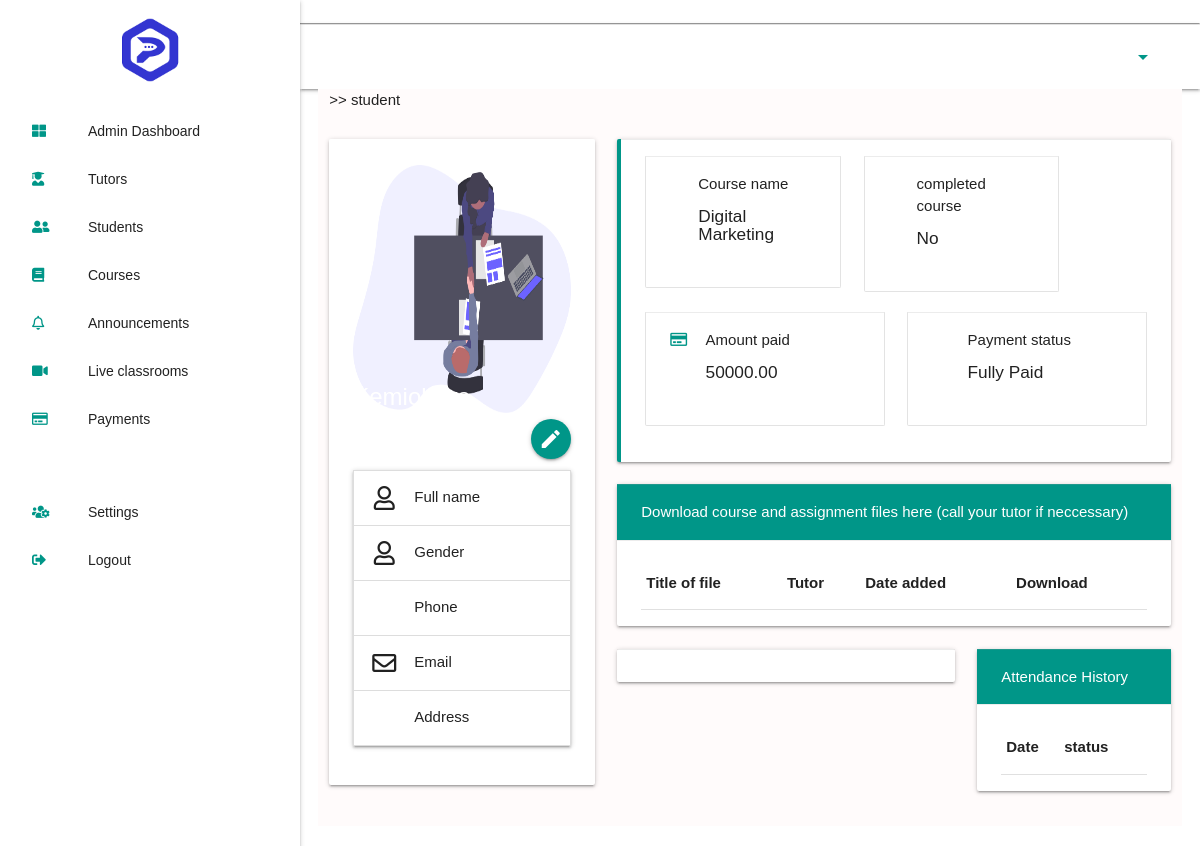
Screenshot of /student_detail/2/ with the database file from the repository.
### parachapp/models.py (models this page shows, shortened)
class Student(models.Model):
    user = models.OneToOneField(User, on_delete=models.CASCADE, primary_key=True)
    firstname = models.CharField(max_length=255)
    lastname = models.CharField(max_length=255)
    mobile_phone = models.BigIntegerField(blank=True, null=True, default='070')
    email = models.EmailField(max_length=255)
    address = models.CharField(max_length=255)
    bio = models.TextField(null = True, blank=True, default='write about yourself here (optional)')
    GENDER = (
        ('Male', 'Male'),
        ('Female', 'Female')
    )
    gender = models.CharField(max_length=7, choices=GENDER, default='Male')
    profile_pic = models.ImageField( upload_to = 'Profile_pics', null = True, blank = True)
    added_on = models.DateField(auto_now_add=True)
    updated_on = models.DateField(auto_now_add=True)
    '''
    validate = r"^[189][0-9]{7}$"
    phone_number = input()
    valid = re.search(validate, phone_number)
    if valid:
        print("Valid")
    else:
        print("Invalid")


    '''

class StudentAdvancedProfile(models.Model):
    studentinstance = models.ForeignKey(Student, on_delete=models.CASCADE)
    course = models.ForeignKey(Course, on_delete=models.CASCADE)
    session = models.ForeignKey(StudySession, on_delete=models.CASCADE)
    amountpaid = models.DecimalField(max_digits=8, decimal_places=2, default='0000000.00',null=True, blank=True)
    STATUS = (
        ('Fully Paid', 'Fully Paid'),
        ('Not Fully Paid', 'Not Fully Paid'),
        ('Not Paid','Not Paid'),
    )
    payment_status = models.CharField(max_length=16, choices=STATUS, default="Not Paid")
    completed_course = models.BooleanField(default=False, null=True, blank=True)
    date_paid = models.DateTimeField(auto_now_add=True)

class Course(models.Model):
    name = models.CharField(max_length=200, null=True, blank=True)
    price = models.DecimalField(max_digits=8, decimal_places=2, default='0000000.00', null=True, blank=True)
    added_on = models.DateField(auto_now_add=True)
    updated_on = models.DateField(auto_now_add=True)
    def __str__(self):
        return f'{self.name}'

### parachapp/student_views.py (the view)
# urls.py: path('student_detail/<str:pk>/', student_views.student_detail, name='student_details'),
def student_detail(request,pk):
    uploadfile = UploadFile.objects.all()
    student = Student.objects.get(pk=pk)
    student_ids = Student.objects.get(pk=pk)
    sinstance = StudentAdvancedProfile.objects.get(studentinstance=student_ids)
    instanceprofile = sinstance.studentinstance.studentadvancedprofile_set.all()
    vv=Attend.objects.filter(attender=student_ids)
    if request.method == 'POST':
        form = AttendanceForm(request.POST)
        attender_id = Attend()
        if form.is_valid():
            date_present = form.cleaned_data['date_present']
            attender_id.date_present = date_present
            attender_id.attender = student_ids
            if date_present != date.today():
                print('============it must be todays date')
                messages.error(request, 'sorry! you can only mark attendance for todays date')
                return redirect('.')
            unique_fields = ['attender_id', 'date_present']
            duplicates = (
                Attend.objects.values(*unique_fields)
                .order_by()
                .annotate(max_id=Min('id'), count_id=Count('id'))
                .filter(count_id__gt=1)
            )
            for duplicate in duplicates:
                (
                    Attend.objects
                    .filter(**{x: duplicate[x] for x in unique_fields})
                    .exclude(id=duplicate['max_id'])
                    .delete()
                )
                messages.error(request, 'sorry, attendance has been marked for today, you cannot mark twice')
                return redirect('.')
            attender_id.save()
            messages.success(request, 'attendance has been marked successfully!')
            return redirect('.')
    else:
        form = AttendanceForm()
    context = {
        'student':student,
        'student_ids':student_ids,
        'form':form,
        'vv':vv,
        'instanceprofile':instanceprofile,
        'uploadfile':uploadfile
    }
    return render(request, 'student_template/student_detail.html', context)

### parachapp/templates/student_template/student_detail.html (shortened to what this page needs)
{% extends 'admin_template/adminbase.html' %}
{% load materializecss%}
{% load static %}
{% block content %}
<main class="">
     <section class="profile-page">
        <div class="row">
           <div class="col s12 m12">
             >> student
           </div>
        </div>
        <div class="row">
          <div class="col s12 m4">
            <div class="card">
              <div class="card-image">
                <img src="{{student.profile_pic.url}}">
                <span class="card-title">{{student.firstname}}</span>
                <a class="btn-floating halfway-fab waves-effect waves-light teal" href="{% url 'parachapp:student_updates' student.pk %}"><i class="large material-icons">edit</i></a>
              </div>
              <div class="card-content">
                <ul class="collapsible">
                  <li>
                    <div class="collapsible-header"><i class="far fa-user"></i>Full name</div>
                  </li>
                  <li>
                    <div class="collapsible-header"><i class="far fa-user"></i>Gender</div>
                  </li>
                  <li>
                    <div class="collapsible-header"><i class="far fa-phone"></i>Phone</div>
                  </li>
                  <li>
                    <div class="collapsible-header"><i class="far fa-envelope"></i>Email</div>
                  </li>
                  <li>
                    <div class="collapsible-header"><i class="far fa-map-marker-alt"></i>Address</div>
                  </li>
              </ul>
              </div>
            </div>
          </div>
          {%for profile in instanceprofile%}
          <div class="col m8">
            <div class="card horizontal card-design">
              <div class="card-stacked">
                <div class="card-action profile-info-card">
                  <div class="row">
                    <div class="col m5 s12">
                      <div class="card-action card-border">
                        <div class="row">
                          <div class="col m2">
                            <i class="far fa-book"></i>
                          </div>
                          <div class="col m10">
                            <span>Course name</span>
                            <h6>{{profile.course}}</h6>
                          </div>
                        </div>
                      </div>
                    </div>
                    <div class="col m5 s12">
                      <div class="card-action card-border">
                        <div class="row">
                          <div class="col m2">
                            {%if profile.completed_course == False%}
                              <i class="far fa-times"></i>
                            {%else%}
                              <i class="far fa-check"></i>
                            {%endif%}
                          </div>
                          <div class="col m10">
                            <span>completed course</span>
                            {%if profile.completed_course == False%}
                              <h6>No</h6>
                            {%else%}
                              <h6>yes</h6>
                            {%endif%}
                          </div>
                        </div>
                      </div>
                    </div>
                  </div>
                  <div class="row">
                    <div class="col m6 s12">
                      <div class="card-action card-border">
                        <div class="row">
                          <div class="col m2">
                            <i class="far fa-credit-card"></i>
                          </div>
                          <div class="col m10">
                            <span>Amount paid</span>
                            <h6>{{profile.amountpaid}} </h6>
                          </div>
                        </div>
                      </div>
                    </div>
                    <div class="col m6 s12 ">
                      <div class="card-action card-border">
                        <div class="row ">
                          <div class="col m2">
                            {%if profile.payment_status == 'Fully Paid'%}
                              <i class="far fa-check"></i>
                            {%else%}
                              <i class="far fa-times"></i>
                            {%endif%}
                          </div>
                          <div class="col m10 s12">
                            <span>Payment status</span>
                            <h6>{{profile.payment_status}} </h6>
                          </div>
                        </div>
                      </div>
                    </div>
                  </div>
                </div>
              </div>
            </div>
          </div>
        {%endfor%}
          <div class="col m8">
              <div class="card horizontal">
                <div class="card-stacked">
                  <div class="card-action profile-info-card design">
                    Download course and assignment files here (call your tutor if neccessary)
                  </div>
                  <div class="card-action ">
                    <table>
                      <thead>
                          <tr>
                              <th>Title of file</th>
                              <th>Tutor</th>
                              <th>Date added</th>
                              <th>Download</th>
                          </tr>
                      </thead>
                  </table>
                  </div>
                </div>
              </div>
          </div>
          <div class="row ">
            {%if request.user.is_superuser%}
            <div class="col m5 s12">
              <div class="card horizontal">
                <div class="card-stacked">
                  <div class="card-action profile-info-card">
                    Mark Attendance
                  </div>
                  <div class="card-action ">
                    <form action="" method="POST" id="attendance_form">
                      {% csrf_token %}
                      {{ form|materializecss }}
                      <button type="submit" class="waves-effect waves-light btn">submit</button>
                  </form>
                  </div>
                </div>
              </div>
            </div>
            {%else%}
            <div class="col m5 s12">
              <div class="card horizontal">
                <div class="card-stacked">
                  <div class="card-action profile-info-card">
                  </div>
                </div>
              </div>
            </div>
            {%endif%}
            <div class="col m3 s12">
              <div class="card horizontal">
                <div class="card-stacked">
                  <div class="card-action profile-info-card design">
                    Attendance History
                  </div>
                  <div class="card-action ">
                    <table class="">
                      <thead>
                        <tr>
                            <th>Date</th>
                            <th>status</th>
                            <th></th>
                        </tr>
                      </thead>
                    </table>
                  </div>
                </div>
              </div>
            </div>
          </div>
        </div>
    </section>
 </main>
{% endblock %}

### static/css/customcss.css (style rules this page uses)
* { box-sizing: border-box; margin: 0; padding: 0; font-family: helvetica; }
:root { --main-color: #3335d1; --second-color:#009688; }
header, main, footer { padding-left: 300px; }
main { width: 97vw !important; margin:0 auto; }
.profile-page .card-image img { width: 100%; height: 300px; }

### parachapp/templates/student_template/student_detail.html (style rules this page uses)
.profile-page { background-color: #fffbfb; }
.card-design { border-left: 4px solid #009688; }
.card-border { border: 1px solid #e3e3e3; }
.card-action i { font-size: 15px; color: #009688; }
.design { background-color: #009688!important; color: #fff; }

### rows the page displays
Student: profile_pic (picture), firstname "Kemioluwa"
StudentAdvancedProfile: course "Digital Marketing", completed_course False (drawn), amountpaid "50000.00", payment_status "Fully Paid"
